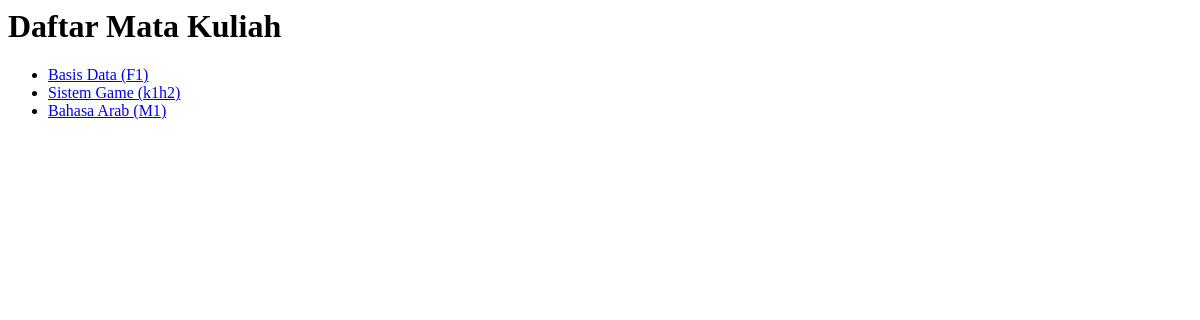
The page /matakuliah/ on the database as committed earlier.
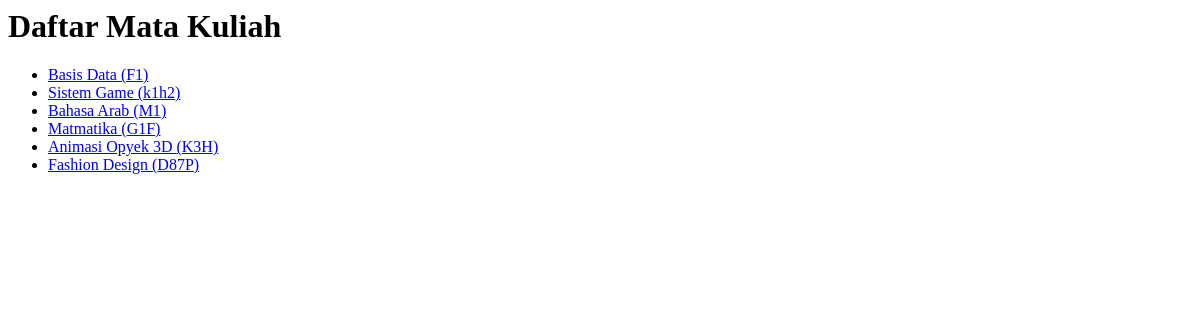
The same page on the database as committed later.
### akademik/models.py (models this page shows, shortened)
class MataKuliah(models.Model):
    kode_mk = models.CharField(max_length=10, unique=True)
    nama_mk = models.CharField(max_length=100)
    sks = models.IntegerField()
    dosen = models.CharField(max_length=100)

### akademik/views.py (the view)
# urls.py: path('matakuliah/', MataKuliahListView.as_view(), name='matakuliah-list'),
class MataKuliahListView(ListView):
    model = MataKuliah
    template_name = "akademik/matakuliah_list.html"

### akademik/templates/akademik/matakuliah_list.html
<h1>Daftar Mata Kuliah</h1>
<ul>
    {% for mk in object_list %}
        <li>
            <a href="{% url 'matakuliah-detail' mk.pk %}">
                {{ mk.nama_mk }} ({{ mk.kode_mk }})
            </a>
        </li>
    {% endfor %}
</ul>

Rows that differ between the two databases and show on the page:
added MataKuliah: nama_mk "Matmatika", kode_mk "G1F"
added MataKuliah: nama_mk "Animasi Opyek 3D", kode_mk "K3H"
added MataKuliah: nama_mk "Fashion Design", kode_mk "D87P"
